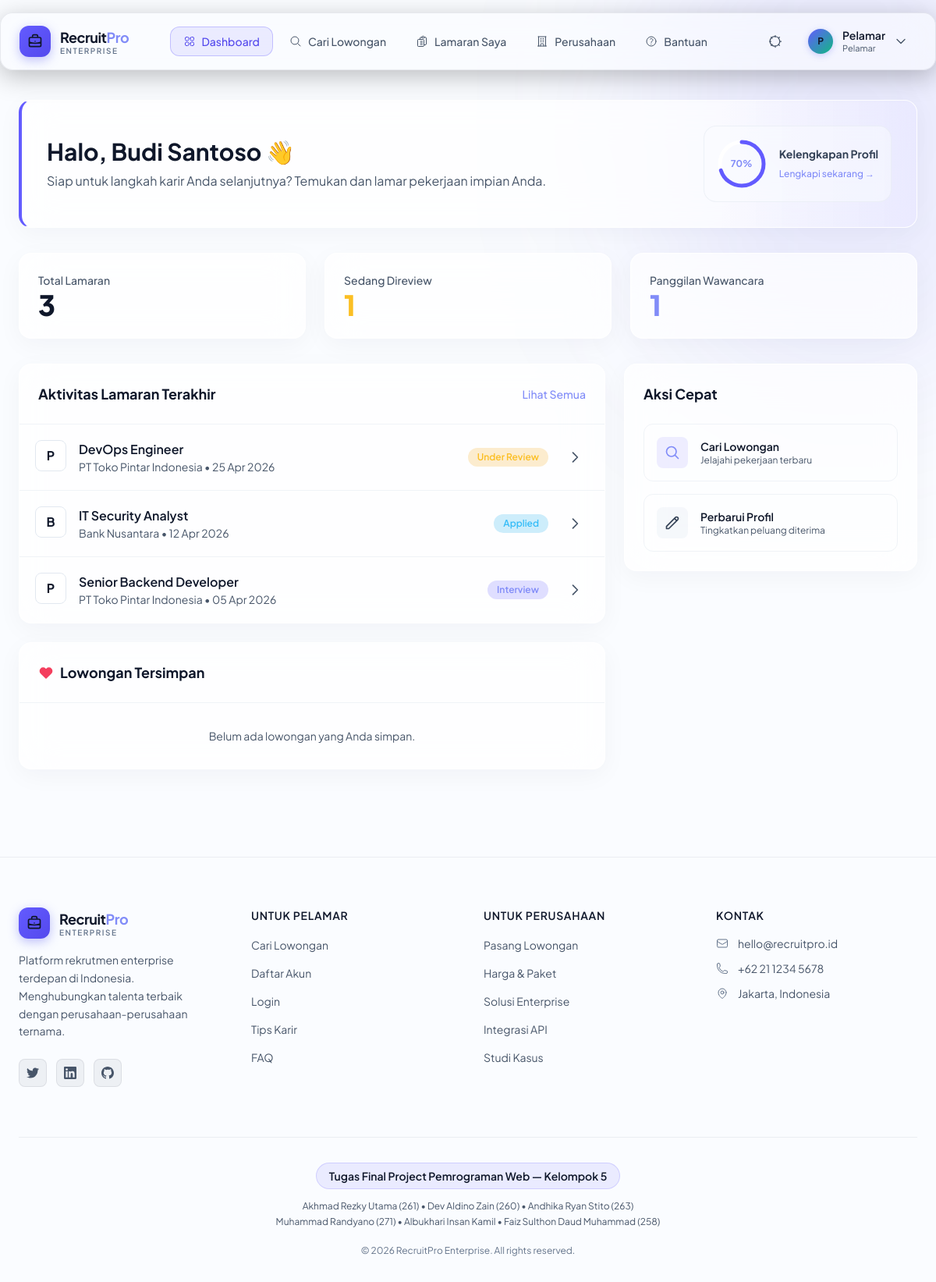
The app's page /pelamar/dashboard.php (signed in) with its own data.
### tables this page shows
CREATE TABLE `pelamar_profiles` (
  `id` int(10) unsigned NOT NULL AUTO_INCREMENT,
  `user_id` int(10) unsigned NOT NULL,
  `full_name` varchar(255) NOT NULL,
  `phone` varchar(20) DEFAULT NULL,
  `date_of_birth` date DEFAULT NULL,
  `address` text DEFAULT NULL,
  `education_level` varchar(50) DEFAULT NULL,
  `skills` text DEFAULT NULL,
  `cv_file_path` varchar(255) DEFAULT NULL,
  `created_at` datetime NOT NULL DEFAULT current_timestamp(),
  `updated_at` datetime NOT NULL DEFAULT current_timestamp() ON UPDATE current_timestamp(),
  PRIMARY KEY (`id`),
  UNIQUE KEY `user_id` (`user_id`),
  KEY `idx_pelamar_name` (`full_name`),
  CONSTRAINT `fk_pelamar_profiles_user` FOREIGN KEY (`user_id`) REFERENCES `users` (`id`) ON DELETE CASCADE
);

CREATE TABLE `applications` (
  `id` int(10) unsigned NOT NULL AUTO_INCREMENT,
  `job_id` int(10) unsigned NOT NULL,
  `pelamar_profile_id` int(10) unsigned NOT NULL,
  `cover_letter` text DEFAULT NULL,
  `current_status` varchar(30) NOT NULL DEFAULT 'applied',
  `applied_at` datetime NOT NULL DEFAULT current_timestamp(),
  `updated_at` datetime NOT NULL DEFAULT current_timestamp() ON UPDATE current_timestamp(),
  PRIMARY KEY (`id`),
  UNIQUE KEY `uk_job_pelamar` (`job_id`,`pelamar_profile_id`),
  KEY `idx_applications_status` (`current_status`),
  KEY `idx_applications_pelamar` (`pelamar_profile_id`),
  KEY `idx_applications_applied` (`applied_at`),
  CONSTRAINT `fk_applications_job` FOREIGN KEY (`job_id`) REFERENCES `jobs` (`id`) ON DELETE CASCADE,
  CONSTRAINT `fk_applications_pelamar` FOREIGN KEY (`pelamar_profile_id`) REFERENCES `pelamar_profiles` (`id`) ON DELETE CASCADE
);

CREATE TABLE `hr_profiles` (
  `id` int(10) unsigned NOT NULL AUTO_INCREMENT,
  `user_id` int(10) unsigned NOT NULL,
  `company_name` varchar(255) NOT NULL,
  `industry` varchar(100) DEFAULT NULL,
  `location` varchar(255) DEFAULT NULL,
  `phone` varchar(20) DEFAULT NULL,
  `website` varchar(255) DEFAULT NULL,
  `company_description` text DEFAULT NULL,
  `created_at` datetime NOT NULL DEFAULT current_timestamp(),
  `updated_at` datetime NOT NULL DEFAULT current_timestamp() ON UPDATE current_timestamp(),
  PRIMARY KEY (`id`),
  UNIQUE KEY `user_id` (`user_id`),
  KEY `idx_hr_company` (`company_name`),
  CONSTRAINT `fk_hr_profiles_user` FOREIGN KEY (`user_id`) REFERENCES `users` (`id`) ON DELETE CASCADE
);

CREATE TABLE `jobs` (
  `id` int(10) unsigned NOT NULL AUTO_INCREMENT,
  `hr_profile_id` int(10) unsigned NOT NULL,
  `title` varchar(255) NOT NULL,
  `description` text NOT NULL,
  `requirements` text DEFAULT NULL,
  `location` varchar(255) DEFAULT NULL,
  `job_type` varchar(50) NOT NULL DEFAULT 'full_time',
  `industry_category` varchar(50) DEFAULT NULL,
  `salary_range` varchar(100) DEFAULT NULL,
  `deadline` date DEFAULT NULL,
  `status` varchar(20) NOT NULL DEFAULT 'active',
  `created_at` datetime NOT NULL DEFAULT current_timestamp(),
  `updated_at` datetime NOT NULL DEFAULT current_timestamp() ON UPDATE current_timestamp(),
  PRIMARY KEY (`id`),
  KEY `idx_jobs_status` (`status`),
  KEY `idx_jobs_hr` (`hr_profile_id`),
  KEY `idx_jobs_industry` (`industry_category`),
  KEY `idx_jobs_type` (`job_type`),
  KEY `idx_jobs_deadline` (`deadline`),
  FULLTEXT KEY `idx_jobs_search` (`title`,`description`),
  CONSTRAINT `fk_jobs_hr` FOREIGN KEY (`hr_profile_id`) REFERENCES `hr_profiles` (`id`) ON DELETE CASCADE
);

### pelamar/dashboard.php (the view, shortened to what the rows shown need)
<?php
$userId = $_SESSION['user_id'];
$pdo = Database::getConnection();
$stmt = $pdo->prepare("SELECT * FROM pelamar_profiles WHERE user_id = :uid");
$stmt->execute(['uid' => $userId]);
$profile = $stmt->fetch();
$pelamarId = $profile['id'];
$stmt = $pdo->prepare("
    SELECT a.id, a.current_status, a.applied_at,
           j.title, h.company_name
    FROM applications a
    JOIN jobs j ON a.job_id = j.id
    JOIN hr_profiles h ON j.hr_profile_id = h.id
    WHERE a.pelamar_profile_id = :pid
    ORDER BY a.applied_at DESC
    LIMIT 5
");
$stmt->execute(['pid' => $pelamarId]);
$recentApps = $stmt->fetchAll();
?>
<!DOCTYPE html>
<html lang="id">
<head>
    <script src="https://cdn.tailwindcss.com"></script>
    <link rel="stylesheet" href="<?= BASE_URL ?>/assets/css/design-system.css">
    <link rel="stylesheet" href="<?= BASE_URL ?>/assets/css/components.css">
    <link rel="stylesheet" href="<?= BASE_URL ?>/assets/css/animations.css">
</head>
<body class="bg-slate-900 text-slate-200 font-sans antialiased min-h-screen flex flex-col relative">
    <main class="flex-grow max-w-[1400px] mx-auto w-full px-4 sm:px-6 py-8">
        <div class="glass-card border-l-4 border-l-indigo-500 p-6 sm:p-8 mb-8 reveal relative overflow-hidden">
            <div class="flex flex-col md:flex-row md:items-center justify-between gap-6 relative z-10">
                <div>
                    <h1 class="text-2xl sm:text-3xl font-bold text-white mb-2">Halo, <?= htmlspecialchars($profile['full_name']) ?> 👋</h1>
                    <p class="text-slate-400">Siap untuk langkah karir Anda selanjutnya? Temukan dan lamar pekerjaan impian Anda.</p>
                </div>
            </div>
        </div>
        <div class="flex flex-col lg:flex-row gap-6">
            <div class="lg:w-2/3 flex flex-col gap-6">
                <div class="glass-card p-0 overflow-hidden reveal">
                <div class="divide-y divide-slate-700/50">
                    <?php if (empty($recentApps)): ?>
                        <div class="p-12 text-center">
                            <svg class="w-12 h-12 text-slate-600 mx-auto mb-4" fill="none" viewBox="0 0 24 24" stroke="currentColor">
                                <path stroke-linecap="round" stroke-linejoin="round" stroke-width="1.5" d="M19.5 14.25v-2.625a3.375 3.375 0 00-3.375-3.375h-1.5A1.125 1.125 0 0113.5 7.125v-1.5a3.375 3.375 0 00-3.375-3.375H8.25m2.25 0H5.625c-.621 0-1.125.504-1.125 1.125v17.25c0 .621.504 1.125 1.125 1.125h12.75c.621 0 1.125-.504 1.125-1.125V11.25a9 9 0 00-9-9z" />
                            </svg>
                            <p class="text-slate-400 mb-4">Anda belum melamar pekerjaan apa pun.</p>
                            <a href="<?= BASE_URL ?>/pelamar/jobs/browse.php" class="btn-primary text-sm px-6 py-2">Cari Lowongan</a>
                        </div>
                    <?php else: ?>
                        <?php foreach ($recentApps as $app): ?>
                            <div class="p-5 hover:bg-white/[0.02] transition-colors flex flex-col sm:flex-row sm:items-center justify-between gap-4">
                                <div class="flex items-start gap-4">
                                    <div class="w-10 h-10 rounded-lg bg-slate-800 flex items-center justify-center text-white font-bold shrink-0 border border-slate-700">
                                        <?= strtoupper(substr($app['company_name'], 0, 1)) ?>
                                    </div>
                                    <div>
                                        <h4 class="text-base font-semibold text-white"><?= htmlspecialchars($app['title']) ?></h4>
                                        <p class="text-sm text-slate-400"><?= htmlspecialchars($app['company_name']) ?> • <?= date('d M Y', strtotime($app['applied_at'])) ?></p>
                                    </div>
                                </div>
                                <div class="flex items-center gap-4 sm:ml-auto">
                                    <?php
                                    $bg = 'bg-slate-500/20'; $text = 'text-slate-400';
                                    if ($app['current_status'] === 'applied') { $bg = 'bg-sky-500/20'; $text = 'text-sky-400'; }
                                    if ($app['current_status'] === 'under_review') { $bg = 'bg-amber-500/20'; $text = 'text-amber-400'; }
                                    if ($app['current_status'] === 'interview') { $bg = 'bg-indigo-500/20'; $text = 'text-indigo-400'; }
                                    ?>
                                    <span class="px-3 py-1 rounded-full text-xs font-semibold <?= $bg ?> <?= $text ?> capitalize shrink-0">
                                        <?= str_replace('_', ' ', $app['current_status']) ?>
                                    </span>
                                    <a href="<?= BASE_URL ?>/pelamar/applications/list.php" class="text-slate-400 hover:text-white p-2" title="Lihat Riwayat Lamaran">
                                        <svg class="w-5 h-5" fill="none" viewBox="0 0 24 24" stroke="currentColor">
                                            <path stroke-linecap="round" stroke-linejoin="round" stroke-width="2" d="M9 5l7 7-7 7" />
                                        </svg>
                                    </a>
                                </div>
                            </div>
                        <?php endforeach; ?>
                    <?php endif; ?>
                </div>
            </div>
        </div>
    </div>
    </main>
</body>
</html>

### records on screen
pelamar_profiles: full_name "Budi Santoso"
applications: hr_profiles.company_name "P", job.title "DevOps Engineer", hr_profiles.company_name "PT Toko Pintar Indonesia", applied_at "25 Apr 2026", current_status "Under Review"
applications: hr_profiles.company_name "B", job.title "IT Security Analyst", hr_profiles.company_name "Bank Nusantara", applied_at "12 Apr 2026", current_status "Applied"
applications: hr_profiles.company_name "P", job.title "Senior Backend Developer", hr_profiles.company_name "PT Toko Pintar Indonesia", applied_at "05 Apr 2026", current_status "Interview"

### other values on screen
substr(htmlspecialchars($userName), 0, 1) "P"
$userName "Pelamar"
$currentRole "Pelamar"
$completion "70"
$totalApps "3"
$inReview "1"
$interviews "1"
